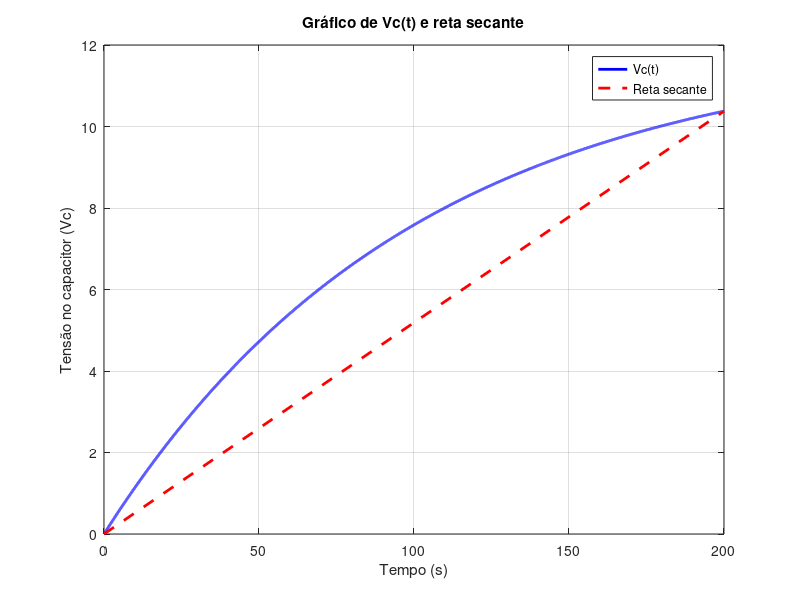

The MATLAB source for this figure:
% valores conhecidos
V1 = 12; % Volts
R1 = 10e3; % Ohms
C1 = 10e-3; % Farads

% Vc
t = 0:0.01:2*R1*C1; % Intervalo de 0 - 2*R*C
VC = V1 * (1 - exp(-t / (R1 * C1)));

%  pontos da reta secante
t1 = 0;
t2 = 2 * R1 * C1;
Vc1 = V1 * (1 - exp(-t1 / (R1 * C1)));
Vc2 = V1 * (1 - exp(-t2 / (R1 * C1)));

% reta secante
m = (Vc2 - Vc1) / (t2 - t1);
b = Vc1 - m * t1;
reta_secante = m * t + b;


figure;
plot(t, VC, 'b', 'LineWidth', 2); hold on;
plot([t1 t2], [Vc1 Vc2], 'r--', 'LineWidth', 2);

xlabel('Tempo (s)');
ylabel('Tensão no capacitor (Vc)');
title('Gráfico de Vc(t) e reta secante');
legend('Vc(t)', 'Reta secante');
grid on;
hold off;

